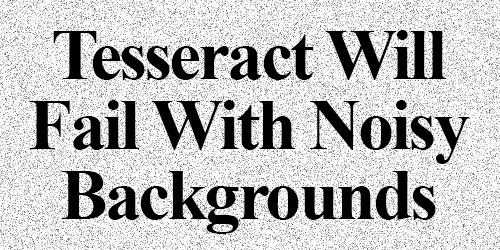
#> input picture Homework4/Tema4/example_02.jpg, 500 x 250 px
$ python main.py
#> lines starting #> are read from the running program, lines starting #| are printed output that depends on the picture; after the words box and inside, x2 and y2 are one past the last pixel; in counts of white or black regions, pixels touching at a corner belong together
#> further down, img1 is the input picture: shape (250, 500, 3); min 0, max 255, mean 189.6
import cv2
import numpy as np
import pytesseract


def preprocess_image(image):
    image = cv2.cvtColor(image, cv2.COLOR_BGR2GRAY)

    # noise removal
    image = cv2.medianBlur(image, 5)
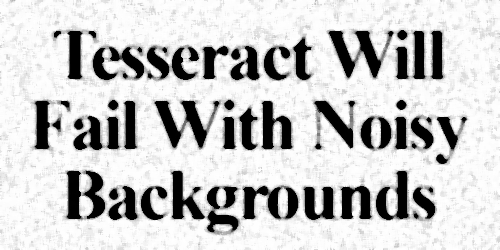
#> image: shape (250, 500); min 0, max 255, mean 201.7

    # thresholding
    image = cv2.threshold(image, 0, 255, cv2.THRESH_BINARY + cv2.THRESH_OTSU)[1]
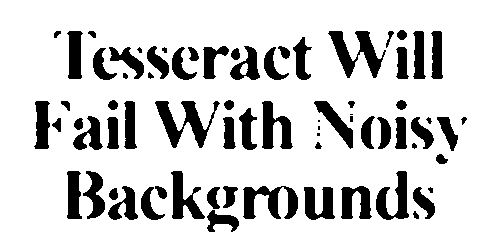
#> image: shape (250, 500); 83.1% white; 72 black regions (6 under 20 px), largest, box (x1, y1, x2, y2) and area: (155, 101, 220, 148) 1168, (328, 31, 386, 78) 1107, (243, 186, 298, 219) 982

    # # dilation
    # kernel = np.ones((5, 5), np.uint8)
    # image = cv2.dilate(image, kernel, iterations=1)

    # # erosion
    # kernel = np.ones((5, 5), np.uint8)
    # image = cv2.erode(image, kernel, iterations=1)

    # # opening - erosion followed by dilation
    # kernel = np.ones((5, 5), np.uint8)
    # image=cv2.morphologyEx(image, cv2.MORPH_OPEN, kernel)

    # # canny edge detection
    # image = cv2.Canny(image, 100, 200)

    # skew correction
    coords = np.column_stack(np.where(image > 0))
#> coords = 103864 pairs, first value 0 to 249, second value 0 to 499
    angle = cv2.minAreaRect(coords)[-1]
#> angle = -90
    if angle < -45:
        angle = -(90 + angle)
#> angle = 0
    else:
        angle = -angle
    (h, w) = image.shape[:2]
#> h = 250; w = 500
    center = (w // 2, h // 2)
#> center = (250, 125)
    M = cv2.getRotationMatrix2D(center, angle, 1.0)
#> M = [[1, 0, 0], [0, 1, 0]]
    image = cv2.warpAffine(image, M, (w, h), flags=cv2.INTER_CUBIC, borderMode=cv2.BORDER_REPLICATE)

    return image


# [49 lines left out: functions add_noise1, add_noise2, rotate_image, horizontal_shear, vertical_shear, resize_image_down and 1 more, not called in this run]


def resize_image_ratio(image, width, height):
    return cv2.resize(image, (width, height), interpolation=cv2.INTER_LINEAR)


def average_blur(image, size):
    return cv2.blur(image, (size, size))


def gaussian_blur(image, size, deviation):
    return cv2.GaussianBlur(image, (size, size), deviation)


# [30 lines left out: functions applying_transformations, check_result, not called in this run]


if __name__ == '__main__':
    img1 = cv2.imread('example_02.jpg')
    img2 = cv2.imread('ocr-test.png')
    img3 = cv2.imread('sample21.jpg')

    img_preprocessed = preprocess_image(img1)
    ground_truth_ex02 = "Tesseract Will Fail With Noisy Backgrounds"
    # print(pytesseract.image_to_string(img_preprocessed))

#> (the run stopped early here; a loop or call above may not have finished)

$ run again, with Homework4/Tema4/Archive-OCR-1.jpg copied over Homework4/Tema4/example_02.jpg
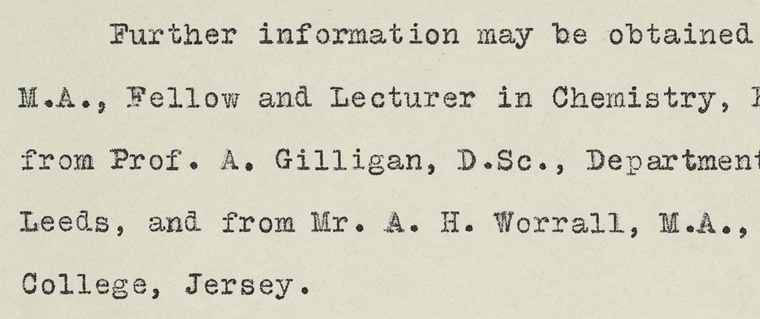
#> input picture Homework4/Tema4/Archive-OCR-1.jpg, 760 x 319 px
#> img1 is the input picture: shape (319, 760, 3); mean B, G, R 192.7, 209.9, 211.7
#> in preprocess_image, `image = cv2.medianBlur(image, 5)`:
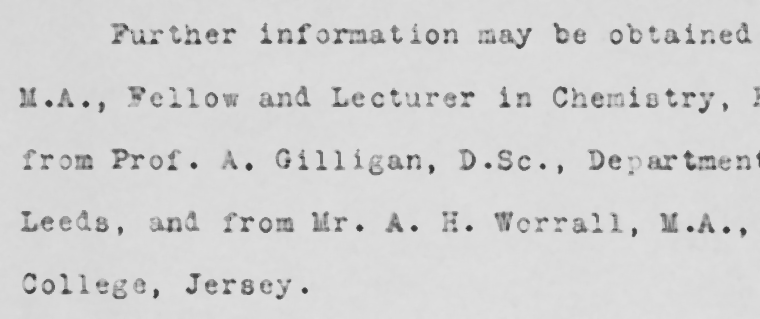
#> image: shape (319, 760); min 50, max 223, mean 211.2
#> in preprocess_image, `image = cv2.threshold(image, 0, 255, cv2.THRESH_BINARY + cv2.THRESH_OT..`:
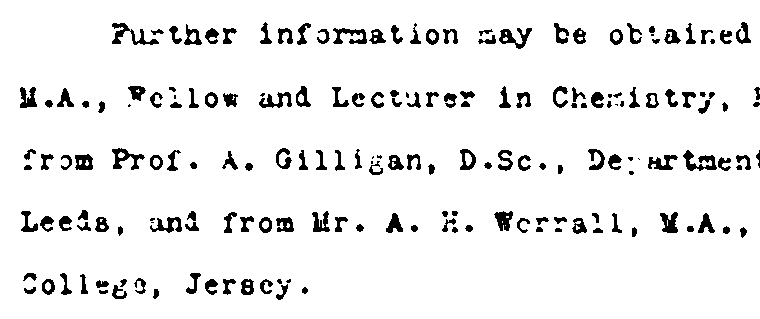
#> image: shape (319, 760); 92.9% white; 184 black regions (19 under 20 px), largest, box (x1, y1, x2, y2) and area: (112, 23, 159, 45) 348, (683, 150, 717, 171) 322, (112, 148, 145, 170) 302
#> coords = 225293 pairs, first value 0 to 318, second value 0 to 759
#> in preprocess_image, `angle = cv2.minAreaRect(coords)[-1]`: angle = -90
#> in preprocess_image, `angle = -(90 + angle)`: angle = 0
#> M = [[1, 0, 0], [0, 1, 0]]
